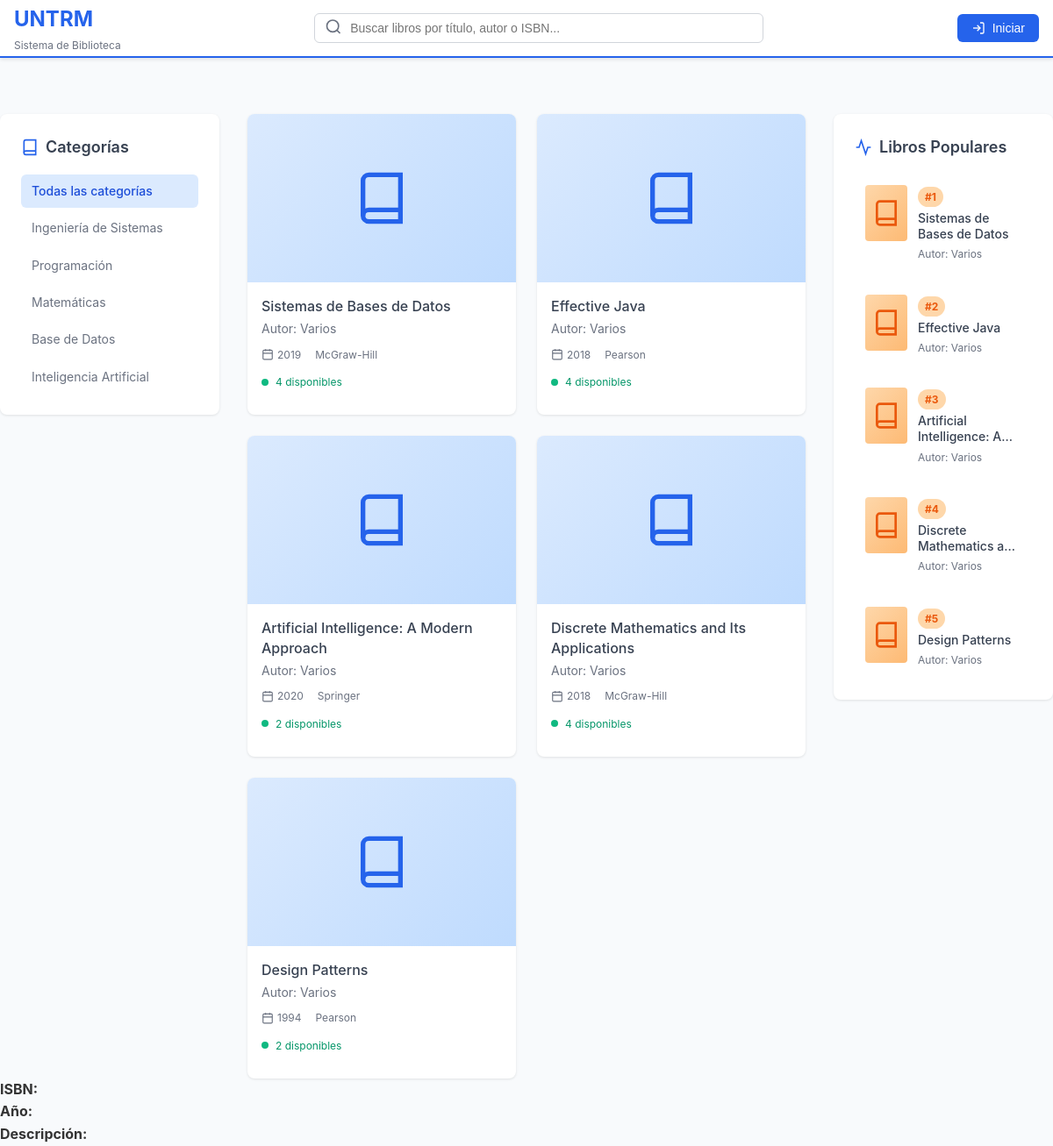
The page / on the database its author committed.
### tables this page shows
CREATE TABLE `generos` (
  `id` int(11) NOT NULL,
  `nombre` varchar(50) NOT NULL
);

CREATE TABLE `libros` (
  `id` int(11) NOT NULL,
  `isbn` varchar(13) NOT NULL,
  `titulo` varchar(255) NOT NULL,
  `descripcion` text DEFAULT NULL,
  `publicacion_anio` year(4) DEFAULT NULL,
  `editorial_id` int(11) NOT NULL,
  `fecha_registro` datetime DEFAULT current_timestamp()
);

CREATE TABLE `editoriales` (
  `id` int(11) NOT NULL,
  `nombre` varchar(100) NOT NULL,
  `direccion` varchar(255) DEFAULT NULL,
  `telefono` varchar(20) DEFAULT NULL
);

### config/Conexion.php (called while the page is built, shortened)
<?php
class Conexion {
    private $servername = "localhost";
    private $username = "root";
    private $password = "";
    private $db_name = "untrm";
    private $conexion;
    public function __construct() {
        $this->conexion = new mysqli($this->servername,
                                     $this->username,
                                     $this->password,
                                     $this->db_name);
    }
    public function getConexion() {
        return $this->conexion;
    }
}

### controllers/Controladorinicio.php (called while the page is built)
<?php
require_once 'models/Libro.php';
require_once 'models/Genero.php';
class Controladorinicio {
    private $bookModel;
    private $generoModel;
    public function __construct() {
        $this->bookModel = new Libro();
        $this->generoModel = new Genero();
    }
    public function index() {
        $search = $_GET['search'] ?? '';
        $genero_id = $_GET['generos'] ?? null;
        $books = $this->bookModel->getAllBooks($search, $genero_id);
        $popularBooks = $this->bookModel->getPopularBooks();
        $generos = $this->generoModel->getAll();
        include 'views/layout/Encabezado.php';
        include 'views/home/vista_libros.php';
        include 'views/layout/Piedepagina.php';
    }
}

### models/Genero.php (called while the page is built)
<?php
require_once 'config/Conexion.php';
class Genero {
    private $db;
    public function __construct() {
        $this->db = (new Conexion())->getConexion();
    }
    public function getAll() {
        $generos = [];
        $sql = "SELECT * FROM generos";
        $result = $this->db->query($sql);
        if ($result && $result->num_rows > 0) {
            while ($row = $result->fetch_assoc()) {
                $generos[] = $row;
            }
        }
        return $generos;
    }
}

### models/Libro.php (called while the page is built, shortened)
<?php
require_once __DIR__ . '/../config/Conexion.php';
class Libro {
    private $db;
    public function __construct() {
        $this->db = (new Conexion())->getConexion();
    }
    public function getAllBooks($search = '', $genero_id = null) {
        $libros = [];
        $sql = "SELECT l.*, e.nombre AS editorial
                FROM libros l
                LEFT JOIN editoriales e ON l.editorial_id = e.id";
        $result = $this->db->query($sql);
        if ($result && $result->num_rows > 0) {
            while ($row = $result->fetch_assoc()) {
                $row['disponibles'] = $this->contarDisponibles($row['id']);
                $libros[] = $row;
            }
        }
        return $libros;
    }
    private function contarDisponibles($libro_id) {
        $sql = "SELECT COUNT(*) AS disponibles FROM ejemplares WHERE libro_id = $libro_id AND estado = 'disponible'";
        $result = $this->db->query($sql);
        if ($result) {
            $row = $result->fetch_assoc();
            return (int)$row['disponibles'];
        }
        return 0;
    }
    public function getPopularBooks($limit = 5) {
        $sql = "SELECT l.*, e.nombre AS editorial
                FROM libros l
                LEFT JOIN editoriales e ON l.editorial_id = e.id
                ORDER BY l.fecha_registro DESC
                LIMIT $limit";
        $result = $this->db->query($sql);
        $libros = [];
        if ($result) {
            while ($row = $result->fetch_assoc()) {
                $row['disponibles'] = $this->contarDisponibles($row['id']);
                $libros[] = $row;
            }
        }
        return $libros;
    }
}
?>

### views/home/vista_libros.php (the view, shortened to what this page needs)
<div class="layout-grid">
    <aside class="sidebar-left">
        <?php if (!isset($_SESSION['user']) || $_SESSION['user']['rol_id'] == 1): ?>
        <div class="widget">
            <h3 class="widget-title">
                <svg width="20" height="20" viewBox="0 0 24 24" fill="none" stroke="currentColor" stroke-width="2">
                    <path d="M4 19.5A2.5 2.5 0 0 1 6.5 17H20"></path>
                    <path d="M6.5 2H20v20H6.5A2.5 2.5 0 0 1 4 19.5v-15A2.5 2.5 0 0 1 6.5 2z"></path>
                </svg>
                Categorías
            </h3>
            <div class="genre-list">
                <a href="index.php" class="genre-item <?php echo empty($_GET['genero']) ? 'active' : ''; ?>">
                    Todas las categorías
                </a>
                <?php foreach ($generos as $genero): ?>
                    <a href="index.php?genero=<?php echo $genero['id']; ?>"
                       class="genre-item <?php echo ($_GET['genero'] ?? '') == $genero['id'] ? 'active' : ''; ?>">
                        <?php echo htmlspecialchars($genero['nombre']); ?>
                    </a>
                <?php endforeach; ?>
            </div>
        </div>
        <?php endif; ?>
    </aside>
    <div class="main-content-area">
        <?php if (empty($books)): ?>
            <div class="no-results">
                <svg width="64" height="64" viewBox="0 0 24 24" fill="none" stroke="currentColor" stroke-width="2">
                    <path d="M4 19.5A2.5 2.5 0 0 1 6.5 17H20"></path>
                    <path d="M6.5 2H20v20H6.5A2.5 2.5 0 0 1 4 19.5v-15A2.5 2.5 0 0 1 6.5 2z"></path>
                </svg>
                <p>No se encontraron libros</p>
            </div>
        <?php else: ?>
            <div class="books-grid">
                <?php foreach ($books as $book): ?>
                    <div class="book-card" onclick="showBookDetails(<?php echo $book['id']; ?>)">
                        <div class="book-cover">
                            <svg width="64" height="64" viewBox="0 0 24 24" fill="none" stroke="currentColor" stroke-width="2">
                                <path d="M4 19.5A2.5 2.5 0 0 1 6.5 17H20"></path>
                                <path d="M6.5 2H20v20H6.5A2.5 2.5 0 0 1 4 19.5v-15A2.5 2.5 0 0 1 6.5 2z"></path>
                            </svg>
                        </div>
                        <div class="book-info">
                            <h3 class="book-title"><?php echo htmlspecialchars($book['titulo']); ?></h3>
                            <p class="book-author">Autor: Varios</p>
                            <div class="book-meta">
                                <span class="book-year">
                                    <svg width="14" height="14" viewBox="0 0 24 24" fill="none" stroke="currentColor" stroke-width="2">
                                        <rect x="3" y="4" width="18" height="18" rx="2" ry="2"></rect>
                                        <line x1="16" y1="2" x2="16" y2="6"></line>
                                        <line x1="8" y1="2" x2="8" y2="6"></line>
                                        <line x1="3" y1="10" x2="21" y2="10"></line>
                                    </svg>
                                    <?php echo $book['publicacion_anio']; ?>
                                </span>
                                <?php if (isset($book['editorial'])): ?>
                                    <span class="book-publisher"><?php echo htmlspecialchars($book['editorial']); ?></span>
                                <?php endif; ?>
                            </div>
                            <div class="availability">
                                <div class="availability-status <?php echo $book['disponibles'] > 0 ? 'available' : 'unavailable'; ?>">
                                    <div class="status-dot"></div>
                                    <span>
                                        <?php if ($book['disponibles'] > 0): ?>
                                            <?php echo $book['disponibles']; ?> disponible<?php echo $book['disponibles'] > 1 ? 's' : ''; ?>
                                        <?php else: ?>
                                            No disponible
                                        <?php endif; ?>
                                    </span>
                                </div>
                            </div>
                        </div>
                    </div>
                <?php endforeach; ?>
            </div>
        <?php endif; ?>
    </div>
    <?php if (!isset($_SESSION['user']) || $_SESSION['user']['rol_id'] == 1): ?>
    <aside class="sidebar-right">
        <div class="widget">
            <h3 class="widget-title">
                <svg width="20" height="20" viewBox="0 0 24 24" fill="none" stroke="currentColor" stroke-width="2">
                    <polyline points="22,12 18,12 15,21 9,3 6,12 2,12"></polyline>
                </svg>
                Libros Populares
            </h3>
            <div class="popular-books">
                <?php foreach ($popularBooks as $index => $book): ?>
                    <div class="popular-book" onclick="showBookDetails(<?php echo $book['id']; ?>)">
                        <div class="book-cover-small">
                            <svg width="32" height="32" viewBox="0 0 24 24" fill="none" stroke="currentColor" stroke-width="2">
                                <path d="M4 19.5A2.5 2.5 0 0 1 6.5 17H20"></path>
                                <path d="M6.5 2H20v20H6.5A2.5 2.5 0 0 1 4 19.5v-15A2.5 2.5 0 0 1 6.5 2z"></path>
                            </svg>
                        </div>
                        <div class="popular-book-info">
                            <div class="rank">#<?php echo $index + 1; ?></div>
                            <h4 class="popular-book-title"><?php echo htmlspecialchars($book['titulo']); ?></h4>
                            <p class="popular-book-author">Autor: Varios</p>
                        </div>
                    </div>
                <?php endforeach; ?>
            </div>
        </div>
    </aside>
    <?php endif; ?>
</div>
<div class="book-detail-card">
    <p><strong>ISBN:</strong> <?php echo $detalle['isbn']; ?></p>
    <p><strong>Año:</strong> <?php echo $detalle['publicacion_anio']; ?></p>
    <p><strong>Descripción:</strong> <?php echo $detalle['descripcion']; ?></p>
</div>

### index.php (shortened to what this page needs)
<?php
require_once 'config/Conexion.php';
require_once 'controllers/Controladorinicio.php';
$page = $_GET['page'] ?? 'home';
$action = $_GET['action'] ?? 'index';
switch ($page) {
    default:
         $controller = new Controladorinicio();
        break;
}
if (method_exists($controller, $action)) {
    $controller->$action();
} else {
    $controller->index();
}
?>

### views/layout/Encabezado.php (shortened to what this page needs)
<!DOCTYPE html>
<html lang="es">
<head>
    <link rel="stylesheet" href="/untrm/assets/css/style.css">
</head>
<body>
    <header class="header">
        <div class="container">
            <div class="header-content">
                <div class="logo">
                    <h1>UNTRM</h1>
                    <p>Sistema de Biblioteca</p>
                </div>
                <div class="search-container">
                    <form method="GET" action="index.php" class="search-form">
                        <input type="text"
                               name="search"
                               placeholder="Buscar libros por título, autor o ISBN..."
                               value="<?php echo htmlspecialchars($_GET['search'] ?? ''); ?>"
                               class="search-input">
                        <button type="submit" class="search-btn">
                            <svg width="20" height="20" viewBox="0 0 24 24" fill="none" stroke="currentColor" stroke-width="2">
                                <circle cx="11" cy="11" r="8"></circle>
                                <path d="m21 21-4.35-4.35"></path>
                            </svg>
                        </button>
                    </form>
                </div>
                <div class="user-actions">
                    <?php if (isset($_SESSION['user'])): ?>
                        <div class="user-info">
                            <svg width="20" height="20" viewBox="0 0 24 24" fill="none" stroke="currentColor" stroke-width="2">
                                <path d="M20 21v-2a4 4 0 0 0-4-4H8a4 4 0 0 0-4 4v2"></path>
                                <circle cx="12" cy="7" r="4"></circle>
                            </svg>
                            <span><?php echo htmlspecialchars($_SESSION['user']['nombre_completo']); ?></span>
                        </div>
                        <?php if (isset($_SESSION['user']['rol_id']) && $_SESSION['user']['rol_id'] == 3): ?>
                            <a href="/untrm/gestion_usuarios.php" class="admin-link">
                                <svg width="16" height="16" viewBox="0 0 24 24" fill="none" stroke="currentColor" stroke-width="2" style="vertical-align:middle;margin-right:4px;">
                                    <path d="M12 12c2.21 0 4-1.79 4-4s-1.79-4-4-4-4 1.79-4 4 1.79 4 4 4zm0 2c-2.67 0-8 1.34-8 4v2h16v-2c0-2.66-5.33-4-8-4z"></path>
                                </svg>
                                Registrar Usuarios
                            </a>
                        <?php endif; ?>
                        <a href="index.php?page=auth&action=logout" class="logout-btn">
                            <svg width="16" height="16" viewBox="0 0 24 24" fill="none" stroke="currentColor" stroke-width="2">
                                <path d="M9 21H5a2 2 0 0 1-2-2V5a2 2 0 0 1 2-2h4"></path>
                                <polyline points="16,17 21,12 16,7"></polyline>
                                <line x1="21" y1="12" x2="9" y2="12"></line>
                            </svg>
                            Cerrar Sesión
                        </a>
                    <?php else: ?>
                        <button onclick="openAuthModal()" class="login-btn">
                            <svg width="16" height="16" viewBox="0 0 24 24" fill="none" stroke="currentColor" stroke-width="2">
                                <path d="M15 3h4a2 2 0 0 1 2 2v14a2 2 0 0 1-2 2h-4"></path>
                                <polyline points="10,17 15,12 10,7"></polyline>
                                <line x1="15" y1="12" x2="3" y2="12"></line>
                            </svg>
                            Iniciar
                        </button>
                    <?php endif; ?>
                </div>
            </div>
        </div>
    </header>
    <main class="main-content">
        <div class="container"></main>

### views/layout/Piedepagina.php (shortened to what this page needs)
</body>
</html>

### rows shown on the page
generos: nombre "Ingeniería de Sistemas"
generos: nombre "Programación"
generos: nombre "Matemáticas"
generos: nombre "Base de Datos"
generos: nombre "Inteligencia Artificial"
libros: titulo "Sistemas de Bases de Datos", publicacion_anio "2019", editorial.nombre "McGraw-Hill", disponibles "4"
libros: titulo "Effective Java", publicacion_anio "2018", editorial.nombre "Pearson", disponibles "4"
libros: titulo "Artificial Intelligence: A Modern Approach", publicacion_anio "2020", editorial.nombre "Springer", disponibles "2", titulo "Artificial Intelligence:…"
libros: titulo "Discrete Mathematics and Its Applications", publicacion_anio "2018", editorial.nombre "McGraw-Hill", id "4", titulo "Discrete Mathematics…"
libros: titulo "Design Patterns", publicacion_anio "1994", editorial.nombre "Pearson", editorial "2"
